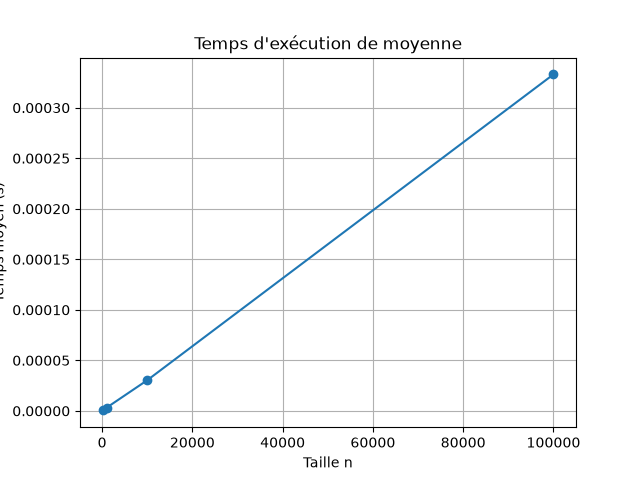

Recreate this plot in Python.
"""Mesure les performances de la fonction `moyenne`"""

#### NOTES ####
# Ce fichier ne doit pas être modifié

from pathlib import Path
from timeit import timeit

import matplotlib.pyplot as plt

from moyenne import moyenne


def calcul(valeurs):
    """Calcule la moyenne d'une liste de valeurs à l'aide de la fonction `moyenne`."""
    return moyenne(valeurs)

def benchmark():
    """Mesure les performances de la fonction `moyenne`."""
    n_values = [100,10**3, 10**4, 10**5]
    temps = []

    for n in n_values:
        valeurs = list(range(n))

        temps_total = timeit(
            "calcul(valeurs)",
            globals={"calcul": calcul, "valeurs": valeurs},
            number=100,
        )

        temps.append(temps_total / 100)
        print(f"n = {n:>7} | temps = {temps[-1]:.8f} s")

    plt.plot(n_values, temps, marker="o")
    plt.xlabel("Taille n")
    plt.ylabel("Temps moyen (s)")
    plt.title("Temps d'exécution de moyenne")
    plt.grid()

    fichier = Path(__file__).with_name("benchmark.png")
    plt.savefig(fichier)
    print(f"Graphique enregistré dans : {fichier}")

if __name__ == "__main__":
    benchmark()
